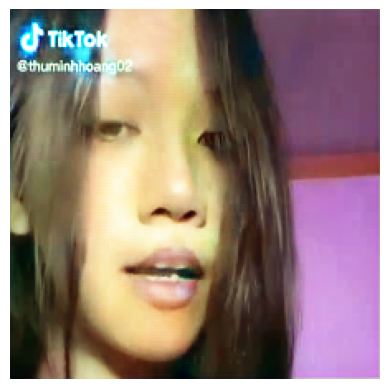
#> input picture output/10.png, 389 x 389 px, given in place of 0.png, which was not available
$ python test.py
#> lines starting #> are read from the running program, lines starting #| are printed output that depends on the picture
import cv2, glob
fourcc = cv2.VideoWriter_fourcc(*'mp4v')
video = cv2.VideoWriter('video/out.mp4', fourcc, 40, (390, 350))
for i in range (284):
   path = 'output/' + str(i) + '.png'
   img = cv2.resize(cv2.imread(path),(390,350))
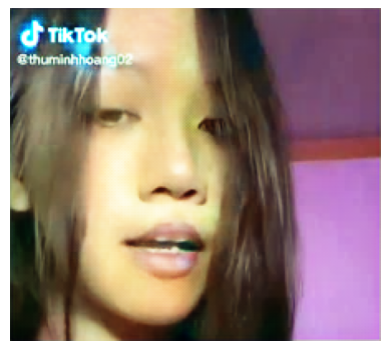
#> img: shape (350, 390, 3); mean B, G, R 123.2, 130.1, 152.1
   video.write(img)
#> pass 2 of the loop `for i in range (284):`:
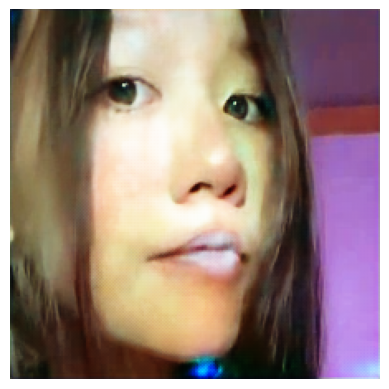
#> input picture output/105.png, 389 x 389 px, given in place of 1.png, which was not available
#> `img = cv2.resize(cv2.imread(path),(390,350))`:
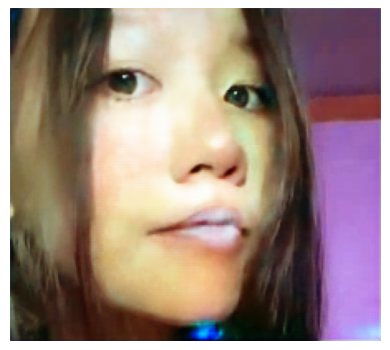
#> img: shape (350, 390, 3); mean B, G, R 126.3, 133.6, 155.6
#> (the run stopped early here; a loop or call above may not have finished)
